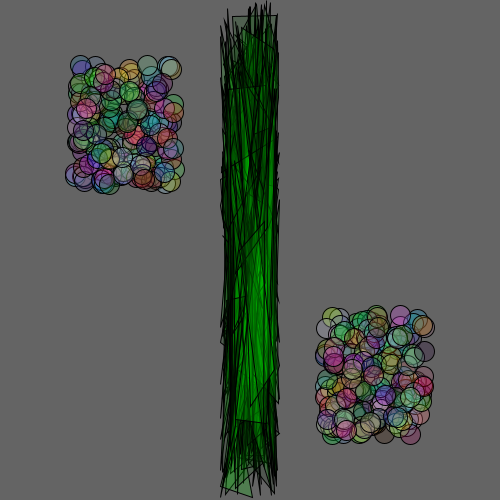
Frame 1 (no input)
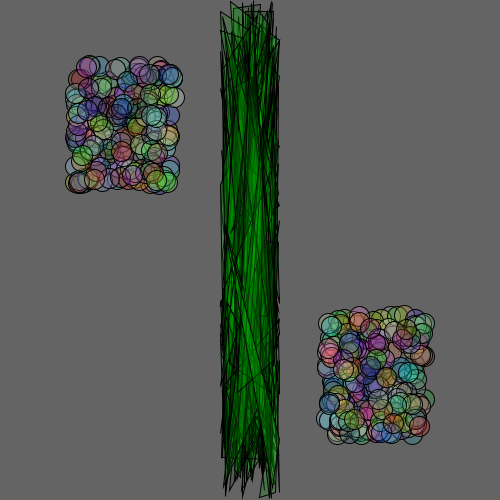
Frame 2 (the mouse pressed at the canvas centre, redrawn once)

The Processing sketch that drew these frames (run headless with seeded random() and noise(); the mouse was pressed at the canvas centre and the sketch redrawn once):

// Processing sketch: processing_61144
// ── processing_61144.pde


void setup(){/*Função que serve para fazer as definições*/
 size(500,500);//tamanho da tela
 smooth();//suavizar as formas
 noLoop();//definir para que não haja loop na composição

}

void draw(){/*Função para desenhar*/
 background(100);//cor de fundo
 for (int i = 0; i < 200; i = i+1){//ciclo para a ellipse 1 até desenhar 200 objectos
 float PosX = random(width/4-50,width/4+50);// variavel da posição x da ellipse 1
 float PosY = random(height/4-60,height/4+60);//variavel da posição y da ellipse 1
 float tam = 20;//variavel do tamanho da ellipse 1
 float r = random(255);//variavel para a cor vermelha (red) da ellipse 1
 float g = random(255);//variavel para a cor verde (green) da ellipse 1
 float b = random(255);//variavel para a cor azul (blue) da ellipse 1
 fill(r,g,b,70);//cor da ellipse 1
 ellipse(PosX,PosY,tam,tam);//desenho das ellipses 1
 }
 
//.................................................................
 for (int a = 0; a <200; a = a+1){//ciclo para a ellipse 2 até desenhar 200 objectos
  float PosX2 = random(width-width/4-50,width-width/4+50);//variavel de x da ellipse2
  float PosY2 = random(height-height/4-60,height-height/4+60);//variavel de y da ellipse2
  float tama = 20;//variavel do tamanho da ellipse2
  float r2 = random(255);//variavel da cor vermelha (red) da ellipse2
  float g2 = random(255);//variavel da cor verde (green) da ellipse2
  float b2 = random(255);//variavel da cor azul (blue) da ellipse2
  fill(r2,g2,b2,70);//cor da ellipse2
  ellipse(PosX2,PosY2,tama,tama);//desenho das ellipses2
 }
//.................................................................
 for (int f = 0; f <200; f = f+1){//ciclo dos triângulos até desenhar 200 objectos
  float PosX3 = random(width/2-30,width/2+30);//variavel de x1 dos triângulos
  float PosY3 = random(0,height);//variavel de y1 dos triângulos
  float PosX3b = random(width/2-30,width/2+30);//variavel de x2 dos triângulos
  float PosY3b = random(0,height);//variavel de y2 dos triângulos
  float PosX3c = random(width/2-30,width/2+30);//variavel de x3 dos triângulos
  float PosY3c = random(0,height);//variavel de y3 dos triângulos
  float g3 = random(255);//variavel da cor verde (green) dos triângulos
  fill(0,g3,0,50);//cor dos triângulos
  //triangle(x1,y1,x2,y2,x3,y3)
  triangle(PosX3,PosY3,PosX3b,PosY3b,PosX3c,PosY3c);//desenho dos triângulos
 } 
 
}
